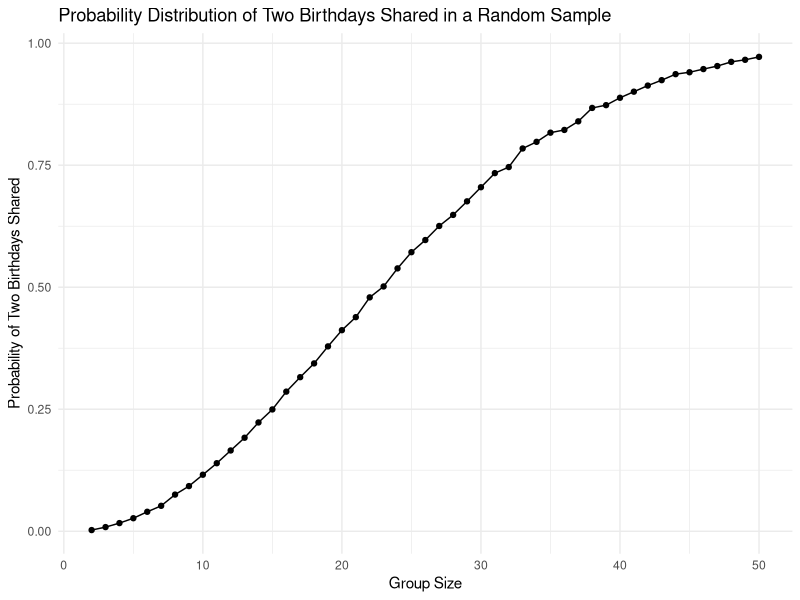

R code for this plot:
## ---- chunk 1

library(tidyverse) # For piping and ggplot

## ---- chunk 2

# Taking my 'n' parameter, corresponding to the fixed amount of people in the room:

birthday_dupl = function(n) {
  
  # We first and foremost need to ensure the value entered is numeric,
  # so we can do a similar check as the one we covered during our Writing Functions lecture:
  
   if (!is.numeric(n)) {
    stop("Input must be numeric. Try again.")
   }
  
  # Now, we need to create a random sample for the birthdays given the range of the year.
  # We can use 'sample()' per the blog post I found using the range of 1-365 corresponding to the days of the year,
  # Moreover, we need to make sure we use 'replace = TRUE' in order to allow for potential duplicates:
  
  birth_sample = sample(1:365, size = n, replace = TRUE)
  
  # Based on the StackOverflow article above, I can use the 'duplicated()' function to check for any duplicated values. Per the post, using 'any()' will return a Boolean TRUE or FALSE value:
  
  any_dupl = any(duplicated(birth_sample))
  
  # We can now just simply ask to return this Boolean:
  
  any_dupl
  
}


# Testing my function:

birthday_dupl(500)


## ---- chunk 3

# Just like we did in lecture, we need to set the seed to make sure we are getting the same results:

set.seed(1)

# Using 'expand_grid()' just like we did for the Simulation lecture:

sim_bd = 
  expand_grid(
    group = 2:50, # Using the range provided in the instructions
    iter = 1:10000
  ) %>% 
  
  #For this I first tried using the 'map()' function we covered in lecture, but my plot was not working. Then I did a quick Google search and saw that, for Boolean/logical values, I actually need to use the 'map_lgl()' function:
  
  mutate(
    dupl_map = map_lgl(group, birthday_dupl) #Using same approach to mapping as in lecture
  )

# Let's examine:

head(sim_bd, 5)

## ---- chunk 4

# Creating the data frame with grouped by group size:

birthday_groups = 
  sim_bd %>% # Using the data frame from the simulation we just ran
  group_by(group) %>% # Grouping by group sizes
  summarize(
    bd_prob = mean(dupl_map) #Obtaining the probability simply by getting the mean of the Boolean values
  )

# We can now create the plot of the probability distribution using our old and reliable 'ggplot':

birthday_groups %>% 
  ggplot(aes(x = group, y = bd_prob)) + 
  geom_line() + # Showing trend line
  geom_point() + # Putting all our points in scatter plot form
  theme_minimal() + #Using this like I did in Homework 4
  labs(
    title = "Probability Distribution of Two Birthdays Shared in a Random Sample",
    x = "Group Size",
    y = "Probability of Two Birthdays Shared"
  )
